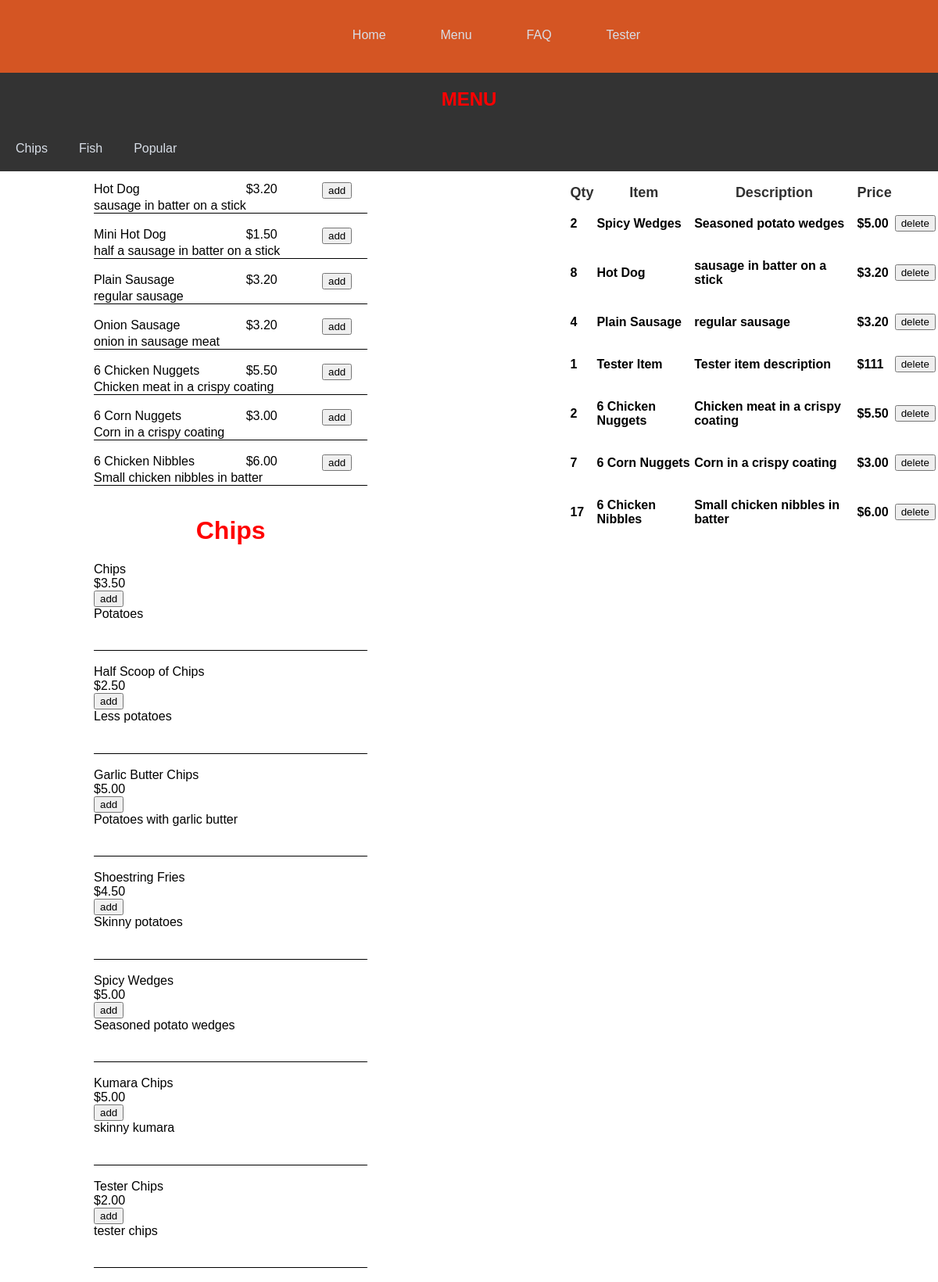
The page /menu on the database its author committed.
### tables this page shows
CREATE TABLE item (id INTEGER PRIMARY KEY, name STRING, description STRING, price DECIMAL, type STRING (100));

### main.py (the view)
@app.route("/menu", methods =['GET', 'POST'])
def menu():
   cursor = get_db().cursor()
   chips = "SELECT id, name, description, price FROM item WHERE type = 'Chips'"
   cursor.execute(chips)
   chips = cursor.fetchall()
   cursor = get_db().cursor()
   fish = "SELECT id, name, description, price FROM item WHERE type = 'Fish'"
   cursor.execute(fish)
   fish = cursor.fetchall()
   popular = "SELECT id, name, description, price FROM item WHERE type = 'Popular'"
   cursor.execute(popular)
   popular = cursor.fetchall()
   cursor = get_db().cursor()
   distinct = "select item_id, name, description, price, count(*) as ct from item INNER JOIN order_item ON item.id = order_item.item_id group by item_id order by item_id"
   cursor.execute(distinct)
   distinct = cursor.fetchall()
   return render_template("menu.html", chips = chips, fish = fish, popular = popular, distinct =distinct,)

### main.py (called while the page is built)
def get_db():
    db = getattr(g, '_database', None)
    if db is None:
        db = g._database = sqlite3.connect(DATABASE)
    return db

@app.teardown_appcontext
def close_connection(exception):
    db = getattr(g, '_database', None)
    if db is not None:
        db.close()

### templates/menu.html (shortened to what this page needs)
{% extends 'base.html'%}
{% block content%}
<!DOCTYPE html>
<html lang="en">
<head>
    <link rel="stylesheet" href={{url_for('static',filename='stickymenu.css')}}>
</head>
<body>
   <nav>
    <div id="menubar">
        <h1>MENU</h1>
        <a href="http://127.0.0.1:5000/menu#chips">Chips</a>
        <a href="http://127.0.0.1:5000/menu#fish">Fish</a>
        <a href="http://127.0.0.1:5000/menu#popular">Popular</a>
    </div>
    </nav>
     <div class="content">
    <div id="menu">
        <h1 id="popular">Popular</h1>
    {% for item in popular%}
    <div class="item">
    <div id="name">{{item [1]}}</div>
    <div id="price">{{item [3]}}</div>
    <div id="add">
        <form action="/add" method="post">
        <input type="submit" value="add">
        </form></div>
    <div id="description">{{item [2]}}</div>
    </div>
    <br>
    {% endfor %}
    <h1 id="chips">Chips</h1>
    {% for item in chips%}
    <div class="item">
    <span><div id="name">{{item [1]}}</div>
    <div id="price">{{item [3]}}</div>
    <div id="add">
        <form action="/add" method="post">
        <input type="submit" value="add">
        </form></div>
    <div id="description">{{item [2]}}</div>
    </div>
    <br>
    {% endfor %}
    </div>
    <div id ="order-sidebar">
        <h1>Cart</h1>
        <table class="center">
            <tr>
              <th>Qty</th>
              <th>Item</th>
              <th>Description</th>
              <th>Price</th>
              <th></th>
            </tr>
        {% for item in distinct %}
      <tr>
          <td><h3>{{ item [4] }}</h3></td>
          <td><h3>{{ item [1] }}</h3></td>
          <td><h3>{{ item [2] }}</h3></td>
          <td><h3>{{ item [3]}}</h3></td>
          <td>
                <form action="/delete" method="post">
                <input class = "button" type="submit" value="delete">
                </form>
          {% endfor %}
    </div>
    </body>
</html>
{% endblock %}

### templates/base.html (shortened to what this page needs)
<!DOCTYPE html>
<html>
    <head>
        <link rel="stylesheet" href={{url_for('static',filename='stickymenu.css')}}>
    </head>
<nav>
    <div id="navbar" class="nav">
        <ul>
            <li><a href="http://127.0.0.1:5000/" class="nav-link hover">Home</a></li>
            <li><a href="http://127.0.0.1:5000/menu" class="nav-link hover">Menu</a></li>
            <li><a href="http://127.0.0.1:5000/faq" class="nav-link hover">FAQ</a></li>
            <li><a href="http://127.0.0.1:5000/tester" class = "nav-link hover">Tester</a></li>
        </ul>
    </div>
</nav>
{% block content%}
{% endblock %}
</html>

### static/stickymenu.css (style rules this page uses)
* { font-family: sans-serif; }
body { padding:0px; margin: 0; }
.content { margin-top: 60px; }
#navbar { overflow: hidden; background-color: rgb(212, 85, 35); }
.nav-link { float: left; display: block; color: #d8dee7; text-align: center; padding: 20px; text-decoration: none; font-family: Arial, Helvetica, sans-serif; justify-content: space-around; margin:auto; }
ul { display: flex; justify-content: center; }
li { list-style: none; margin-left:30px; }
li a { text-decoration: none; }
li a::after { content: ' '; width: 0; height: 3px; text-underline-offset: 0.5rem; background-color: rgb(255, 218, 56); margin: auto; display: block; }
#menubar { overflow: hidden; background-color: #333; position: fixed; width:100%; }
#menubar a { float: left; display: block; color: #d8dee7; text-align: center; padding: 20px; text-decoration: none; font-family: Arial, Helvetica, sans-serif; }
h1 { color: red; text-align: center; font-family: Arial, Helvetica, sans-serif; }
h3 { font-size:medium; }
table.center { margin-left: auto; margin-right: auto; }
th { color: rgb(48, 48, 48); font-family: Arial, Helvetica, sans-serif; font-size: large; text-align: center; }

### templates/menu.html (style rules this page uses)
html { scroll-behavior: smooth; }
.content { display:grid; height: 100vh; grid-template-columns: 1.5fr 1fr; grid-template-rows: 1fr; grid-template-areas: "menu order-sidebar"; grid-gap:0.5rem 1.0rem; }
nav { position: sticky; bottom: 30px; grid-area: nav; }
#menu { grid-area: menu; padding-left: 10vmin; padding-right: 20vmin; }
#order-sidebar { grid-area: order-sidebar; }
.item { border-bottom: solid 1px; display: grid; grid-template-columns: 1fr 0.5fr 0.3fr; grid-template-rows: 0.5fr 0.5fr; grid-template-areas: "name price add" "description description description" }
#name { grid-area:name; font: Arial bold; }
#price { grid-area: price; }
#add { grid-area:add; }
#description { grid-area:description; }

### rows shown on the page
item: name "Hot Dog", price "$3.20", description "sausage in batter on a stick", item "8"
item: name "Mini Hot Dog", price "$1.50", description "half a sausage in batter on a stick"
item: name "Plain Sausage", price "$3.20", description "regular sausage", item "4"
item: name "Onion Sausage", price "$3.20", description "onion in sausage meat"
item: name "6 Chicken Nuggets", price "$5.50", description "Chicken meat in a crispy coating", item "2"
item: name "6 Corn Nuggets", price "$3.00", description "Corn in a crispy coating", item "7"
item: name "6 Chicken Nibbles", price "$6.00", description "Small chicken nibbles in batter", item "17"
item: name "Chips", price "$3.50", description "Potatoes"
item: name "Half Scoop of Chips", price "$2.50", description "Less potatoes"
item: name "Garlic Butter Chips", price "$5.00", description "Potatoes with garlic butter"
item: name "Shoestring Fries", price "$4.50", description "Skinny potatoes"
item: name "Spicy Wedges", price "$5.00", description "Seasoned potato wedges", item "2"
item: name "Kumara Chips", price "$5.00", description "skinny kumara"
item: name "Tester Chips", price "$2.00", description "tester chips"
item: item "1", name "Tester Item", description "Tester item description", price "$111"
